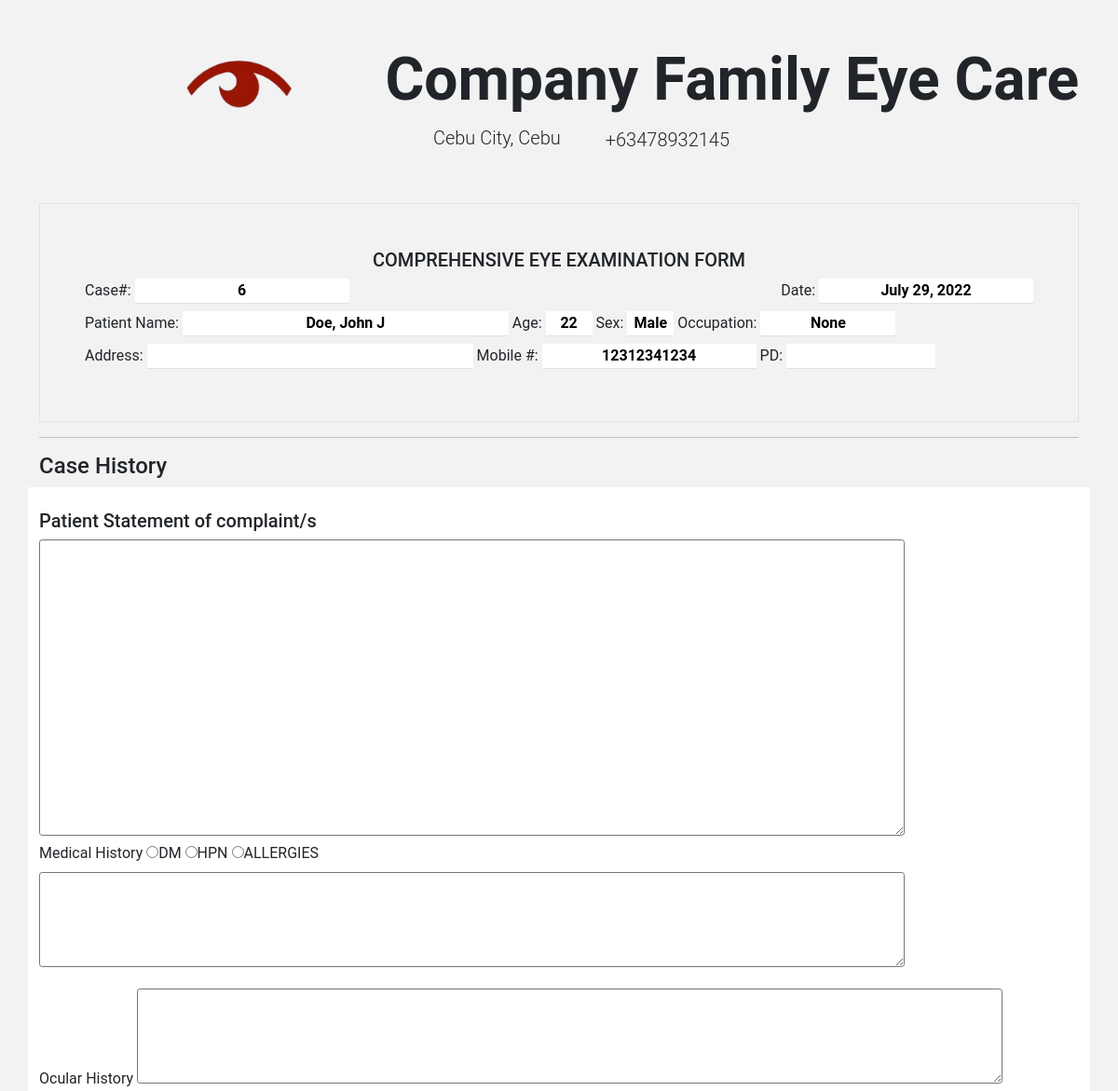
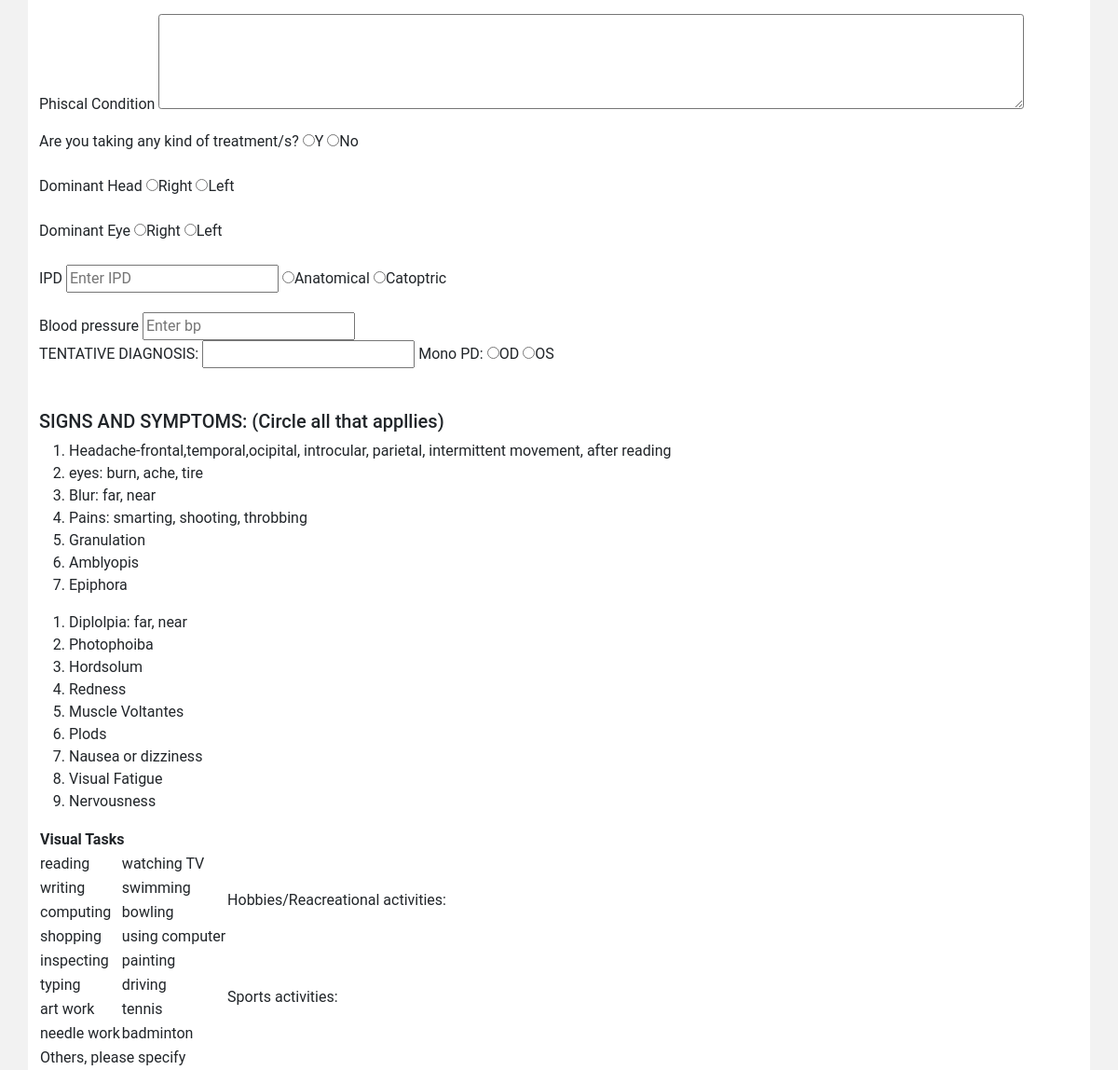
/patient_list/patient/2/Case/6/Print, run on the app's committed database (2 pictures, top to bottom).
### accounts/models.py (models this page shows, shortened)
class Case(models.Model):
    user = models.ForeignKey(
        User, null=True, blank=True, on_delete=models.CASCADE)
    date_created = models.DateTimeField(auto_now_add=True)

class Account(models.Model):
    user = models.OneToOneField(
        User, null=True, blank=True, on_delete=models.CASCADE)
    first_name = models.CharField(max_length=200, null=True, blank=True)
    middle_name = models.CharField(max_length=200, null=True, blank=True)
    last_name = models.CharField(max_length=200, null=True, blank=True)
    occupation = models.CharField(max_length=200, null=True, blank=True)
    phone = models.CharField(max_length=200, null=True, blank=True)
    email = models.CharField(max_length=200, null=True, blank=True)
    profile_pic = models.ImageField(
        default="pexels-misael-garcia-1707828.jpg", null=True, blank=True)
    birthday = models.DateField(null=True, blank=True)
    gender = models.CharField(max_length=200, null=True, blank=True)
    street = models.CharField(max_length=200, null=True, blank=True)
    barangay = models.CharField(max_length=200, null=True, blank=True)
    city = models.CharField(max_length=200, null=True, blank=True)
    zip = models.CharField(max_length=200, null=True, blank=True)

### accounts/views.py (the view)
def printCase(request, pk, case_id):
    patient = Account.objects.get(id=pk)
    case = Case.objects.get(id=case_id)
    signs = Signs.objects.get(user=case)
    refract = Refraction.objects.get(user=case)
    cover_test = CoverTest.objects.get(user=case)
    pupil_reflex = PupilReflex.objects.get(user=case)
    pupil_measure = PupilMeasurement.objects.get(user=case)
    history = History.objects.get(user=case)
    form = SignsForm()
    signs_list = signs.signs_details.split(":")
    visual_task_list = signs.activity_details.split(":")
    import urllib
    context = {
        'patient': patient,
        'case': case,
        'signs': signs, 'signs_list': signs_list, 'visual_task_list': visual_task_list,
        'refract': refract, 'cover_test': cover_test, 'pupil_reflex': pupil_reflex, 'pupil_measure': pupil_measure, 'history': history,
        'form': form,
    }
    return render(request, 'admin/prints/case.html', context)

### accounts/forms.py
class SignsForm(ModelForm):
    class Meta:
        model = Signs
        fields = '__all__'
        exclude = ('user',)

### accounts/templates/admin/prints/case.html (shortened to what this page needs)
{% load static %}
<!DOCTYPE html>
<html lang="en">
<head>
    <link rel="stylesheet" href="https://maxcdn.bootstrapcdn.com/bootstrap/4.5.2/css/bootstrap.min.css">
    <link href="https://cdn.jsdelivr.net/npm/bootstrap@5.0.2/dist/css/bootstrap.min.css" rel="stylesheet"
>
    <link rel="stylesheet" href="style.css">
</head>
<body>
    <div class="container">
        <div class="d-flex justify-content-center mt-5 mb-0">
            <img id="logonav" src="{% static 'images/logo.png' %}" width="200" height="120"
                class="d-inline-block align-middle" alt="">
            <h1 class="text-center display-3 fw-bold">Company Family Eye Care</h1>
        </div>
        <div class="d-flex justify-content-center mb-5" style="margin-top: -30px;">
            <h5 class="text-center lh-1 mx-5 lead">Cebu City, Cebu</h5>
            <h5 class="text-center lead">+63478932145</h5>
        </div>
        <div class="border p-5">
            <h5 class="text-center ">COMPREHENSIVE EYE EXAMINATION FORM</h5>
            <div class="d-flex justify-content-between">
                <label>Case#:
                    <input class="border-0 border-bottom text-center fw-bold" type="text" value="{{case.id}}" required>
                </label>
                <label>Date:
                    <input class="border-0 border-bottom text-center fw-bold" type="text"
                        value="{{case.date_created.date}}" required>
                </label>
            </div>
            <div>
                <label>Patient
                    Name:
                    <input class="border-0 border-bottom text-center fw-bold" type="text"
                        value="{{patient.last_name}}, {{patient.first_name}} {{patient.middle_name}}" required
                        style="width: 350px;">
                </label>
                <label>Age:
                    <input class="border-0 border-bottom text-center fw-bold" type="text" id="age_" required
                        style="width: 50px;">
                </label>
                <label>Sex:
                    <input class="border-0 border-bottom text-center fw-bold" type="text" value="{{patient.gender}}"
                        required style="width: 50px;">
                </label>
                <label>Occupation:
                    <input class="border-0 border-bottom text-center fw-bold" type="text" value="{{patient.occupation}}"
                        required style="width: 145px;">
                </label>
            </div>
            <div>
                <label>Address:
                    <input class="border-0 border-bottom text-center fw-bold" type="text" required
                        style="width: 350px;">
                </label>
                <label>Mobile #:
                    <input class="border-0 border-bottom text-center fw-bold" type="text" value="{{patient.phone}}">
                </label>
                <label>PD:
                    <input class="border-0 border-bottom text-center fw-bold" type="text" required
                        style="width: 160px;">
                </label>
            </div>
        </div>
        <hr>
        <h4>Case History</h4>
        <div>
            <div class="row">
                <div class="column" style="background-color:rgb(255, 255, 255);">
                    <br>
                    <h5>Patient Statement of complaint/s</h5>
                    <textarea name="paragraph_text" cols="100" rows="13"></textarea>
                    <p>Medical History
                        <label class="choice"> <input type="radio" name="DM" required value="male">DM</label>
                        <label class="choice"> <input type="radio" name="HPN" required value="male">HPN</label>
                        <label class="choice"> <input type="radio" name="ALLERGIES" required
                                value="male">ALLERGIES</label><br>
                        <textarea name="paragraph_text" cols="100" rows="4"></textarea>
                    </p>
                    <p>
                        Ocular History
                        <textarea name="paragraph_text" cols="100" rows="4"></textarea>
                    </p>
                    <p>
                        Phiscal Condition
                        <textarea name="paragraph_text" cols="100" rows="4"></textarea>
                    </p>
                    <P>
                        Are you taking any kind of treatment/s?
                        <label class="choice"> <input type="radio" name="yes" required value="male">Y</label>
                        <label class="choice"> <input type="radio" name="no" required value="male">No</label>
                    </P>
                    <P>
                        Dominant Head
                        <label class="choice"> <input type="radio" name="right" required value="male">Right</label>
                        <label class="choice"> <input type="radio" name="left" required value="male">Left</label>
                    </P>
                    <P>
                        Dominant Eye
                        <label class="choice"> <input type="radio" name="right" required value="male">Right</label>
                        <label class="choice"> <input type="radio" name="left" required value="male">Left</label>
                    </P>
                    <p>
                        IPD
                        <input class="inputline" type="text" name="ipd" placeholder="Enter IPD" required>
                        <label class="choice"> <input type="radio" name="Anatomical" required
                                value="Anatomical">Anatomical</label>
                        <label class="choice"> <input type="radio" name="Catoptric" required
                                value="Catoptric">Catoptric</label>
                    </p>
                    <p>
                        Blood pressure
                        <input class="inputline" type="text" name="ipd" placeholder="Enter bp" required> <br>
                        TENTATIVE DIAGNOSIS:
                        <input class="inputline" type="text" name="tentative diagnosis" placeholder="" required>
                        Mono PD:
                        <label class="choice"> <input type="radio" name="OD" required value="OD">OD</label>
                        <label class="choice"> <input type="radio" name="OS" required value="OS">OS</label>
                        <br><br>
                </div>
                <div class="column" style="background-color:rgb(255, 255, 255);">
                    <h5>SIGNS AND SYMPTOMS: (Circle all that appllies)</h5>
                    <div class="column" style="background-color:rgb(255, 255, 255);">
                        <ol>
                            <li>
                                Headache-frontal,temporal,ocipital, introcular, parietal, intermittent movement, after
                                reading
                            </li>
                            <li>
                                eyes: burn, ache, tire
                            </li>
                            <li>
                                Blur: far, near
                            </li>
                            <li>
                                Pains: smarting, shooting, throbbing
                            </li>
                            <li>
                                Granulation
                            </li>
                            <li>
                                Amblyopis
                            </li>
                            <li>
                                Epiphora
                            </li>
                        </ol>
                    </div>
                    <div class="column" style="background-color:rgb(255, 255, 255);">
                        <ol>
                            <li>
                                Diplolpia: far, near
                            </li>
                            <li>
                                Photophoiba
                            </li>
                            <li>
                                Hordsolum
                            </li>
                            <li>
                                Redness
                            </li>
                            <li>
                                Muscle Voltantes
                            </li>
                            <li>
                                Plods
                            </li>
                            <li>
                                Nausea or dizziness
                            </li>
                            <li>
                                Visual Fatigue
                            </li>
                            <li>
                                Nervousness
                            </li>
                        </ol>
                    </div>
                    <table class="tg">
                        <thead>
                            <tr>
                                <th class="tg-0lax" colspan="3">Visual Tasks</th>
                            </tr>
                        </thead>
                        <tbody>
                            <tr>
                                <td class="tg-0lax">reading</td>
                                <td class="tg-0lax">watching TV</td>
                                <td class="tg-0lax" rowspan="4">Hobbies/Reacreational
                                    activities:&nbsp;&nbsp;&nbsp;&nbsp;&nbsp;&nbsp;</td>
                            </tr>
                            <tr>
                                <td class="tg-0lax">writing</td>
                                <td class="tg-0lax">swimming</td>
                            </tr>
                            <tr>
                                <td class="tg-0lax">computing</td>
                                <td class="tg-0lax">bowling</td>
                            </tr>
                            <tr>
                                <td class="tg-0lax">shopping</td>
                                <td class="tg-0lax">using computer</td>
                            </tr>
                            <tr>
                                <td class="tg-0lax">inspecting</td>
                                <td class="tg-0lax">painting</td>
                                <td class="tg-0lax" rowspan="4">Sports activities:</td>
                            </tr>
                            <tr>
                                <td class="tg-0lax">typing</td>
                                <td class="tg-0lax">driving</td>
                            </tr>
                            <tr>
                                <td class="tg-0lax">art work</td>
                                <td class="tg-0lax">tennis</td>
                            </tr>
                            <tr>
                                <td class="tg-0lax">needle work</td>
                                <td class="tg-0lax">badminton</td>
                            </tr>
                            <tr>
                                <td class="tg-0lax" colspan="3">Others, please specify</td>
                            </tr>
                        </tbody>
                    </table>
                </div>
            </div>
        </div>
</body>
</html>

### static/css/style.css (style rules this page uses)
* { font-family: 'Roboto', sans-serif; }
html { scroll-behavior: smooth; }
body { background-color: #f2f2f2; }
#logonav { margin-left: 50px; }
textarea { border-radius: .20rem; }
@media screen and (min-width: 992px) { #logonav { margin-left: 110px; margin-right: auto; } }

### accounts/templates/admin/prints/case.html (style rules this page uses)
* { box-sizing: border-box; }

### data on the page
Case: id "6", date_created "July 29, 2022"
Account: last_name "Doe, John J", gender "Male", occupation "None", phone "12312341234"
